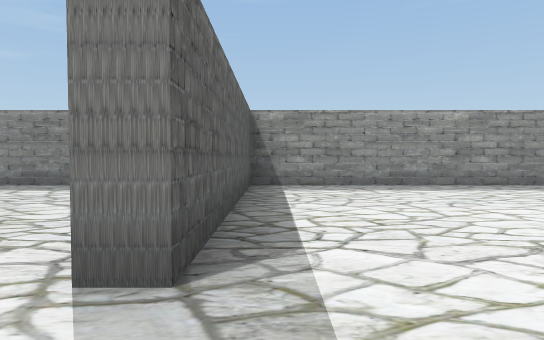
View 1 (above)

16 first-person views from a walk through a 3-D level made in the Unity game engine. The camera is 1.3 m above the floor, tilts 2° down and sees 75° across. The floor is counted in squares, 2 m on a side. Each view is taken from the middle of a square. On the plan, view 1 faces up. The plan holds only what a view shows up to about 10 squares ahead; the rest is blank. The player is left out. Some surface patterns are stand-ins.

View 2
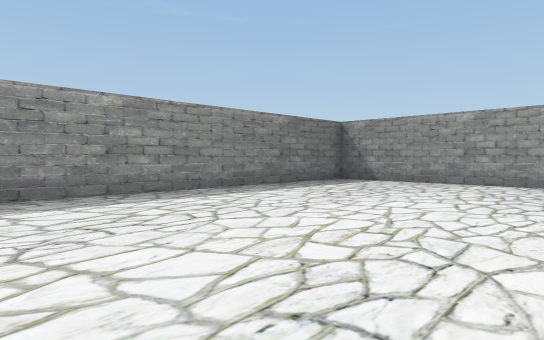

View 3
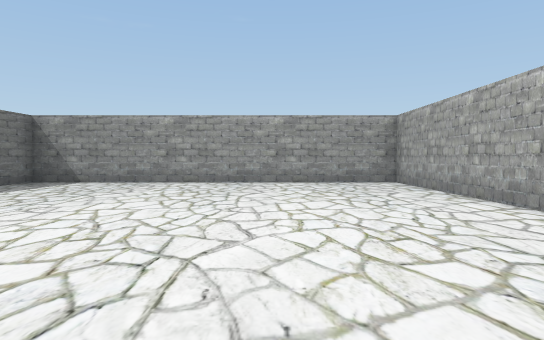

View 4
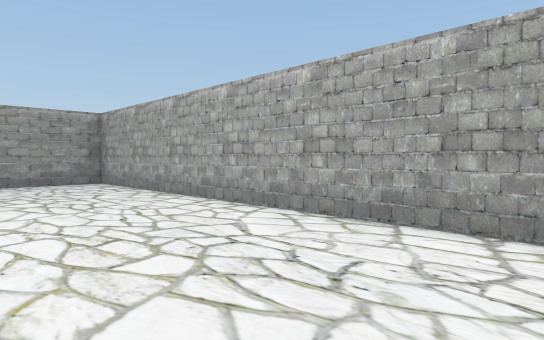

View 5
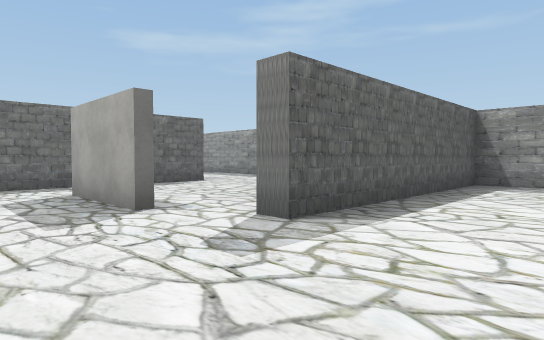

View 6
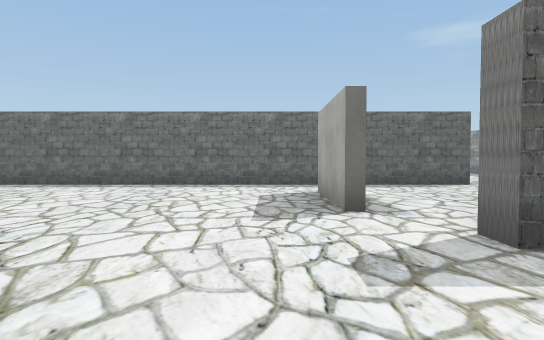

View 7
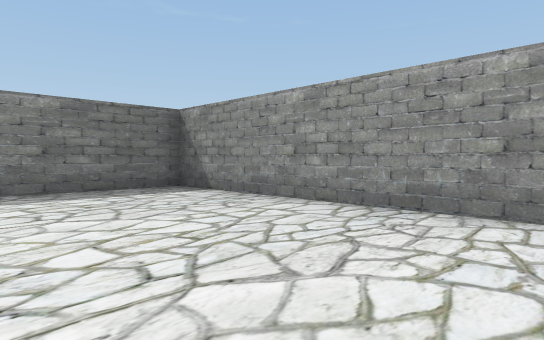

View 8
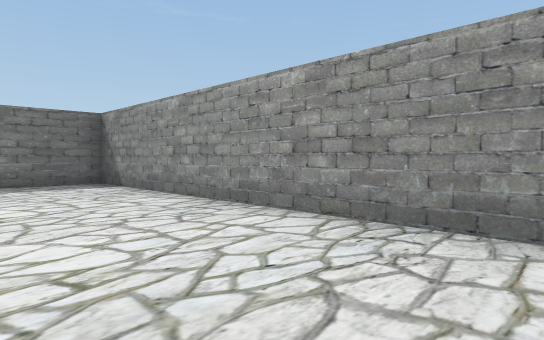

View 9
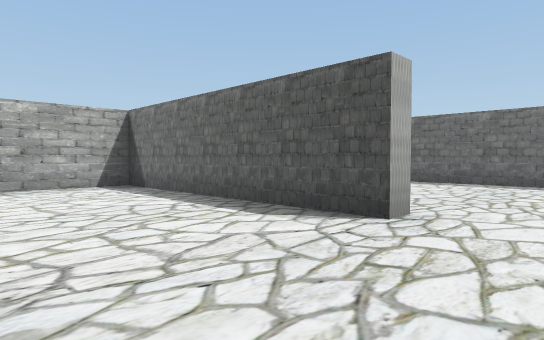

View 10
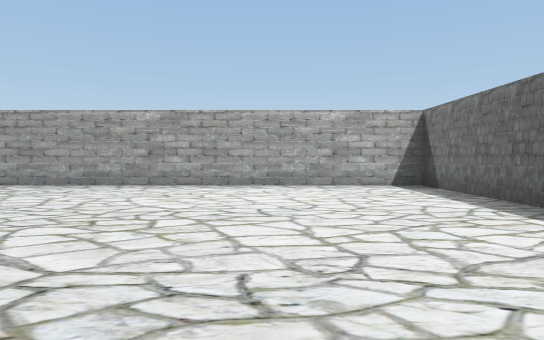

View 11
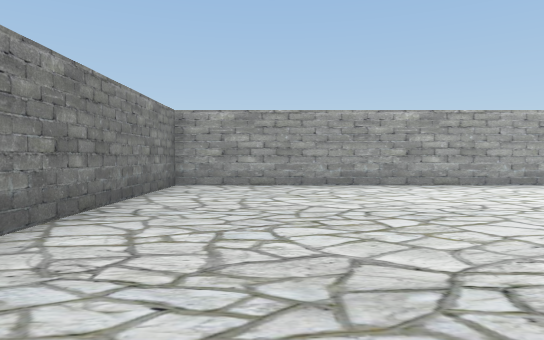

View 12
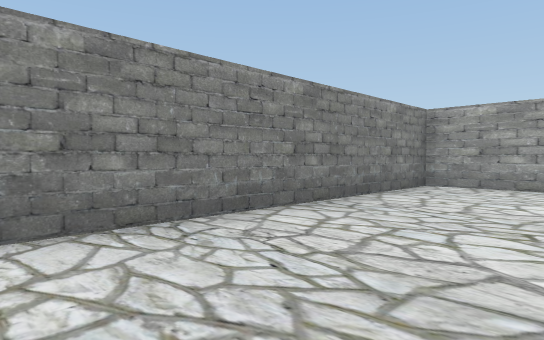

View 13
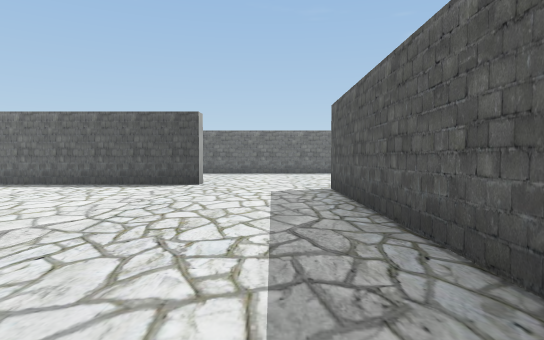

View 14
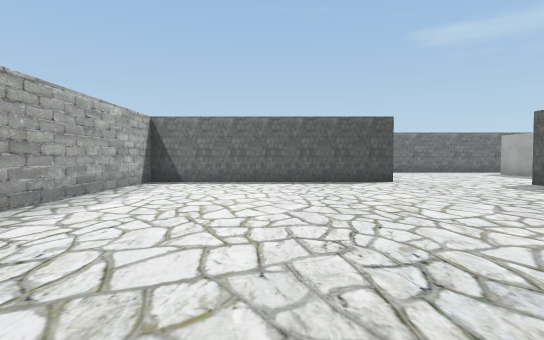

View 15
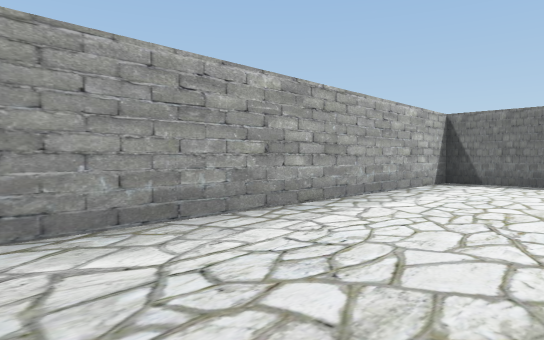

View 16
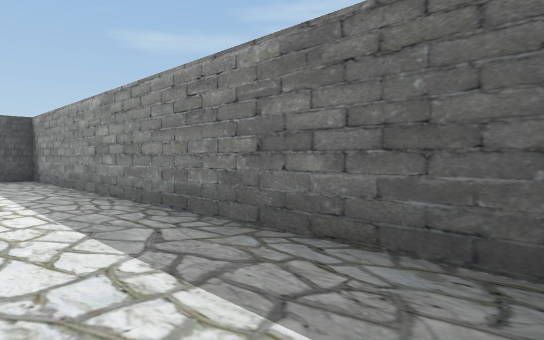

### Floor plan
Points are (right, up) in squares from view 1. A wall is a line through its corners. A room is listed if a view was taken in it or the views show most of it. See-through windows are left out.
Room 1 (views 1, 2, 3, 4, 5, 6, 7, 8, 16)
walls: (2.4, -1.3) (11.3, -1.3) (11.3, 8.2) (-0.5, 8.2) (-0.5, 1.8)
ways out: opening at (-0.7, 0)
Room 2 (views 9, 10, 11, 12, 13, 14, 15)
walls: (6.5, -1.7) (0.5, -1.7); (-0.5, -4.7) (-0.5, -11.2) (11.3, -11.2) (11.3, -3.4)
ways out: opening at (0, -3)

Positions as (right, up) in squares from view 1, and headings:
1: (0, 0), facing up
2: (2, 2), facing up-right
3: (2, 2), facing right
4: (2, 2), facing down-right
5: (2, -1), facing up-left
6: (2, 0), facing left
7: (7, 1), facing up-right
8: (8, -1), facing up-right
9: (3, -3), facing down-left
10: (3, -3), facing down
11: (9, -3), facing down
12: (8, -3), facing down-right
13: (8, -3), facing left
14: (9, -8), facing left
15: (9, -8), facing down-left
16: (11, 6), facing up-left
